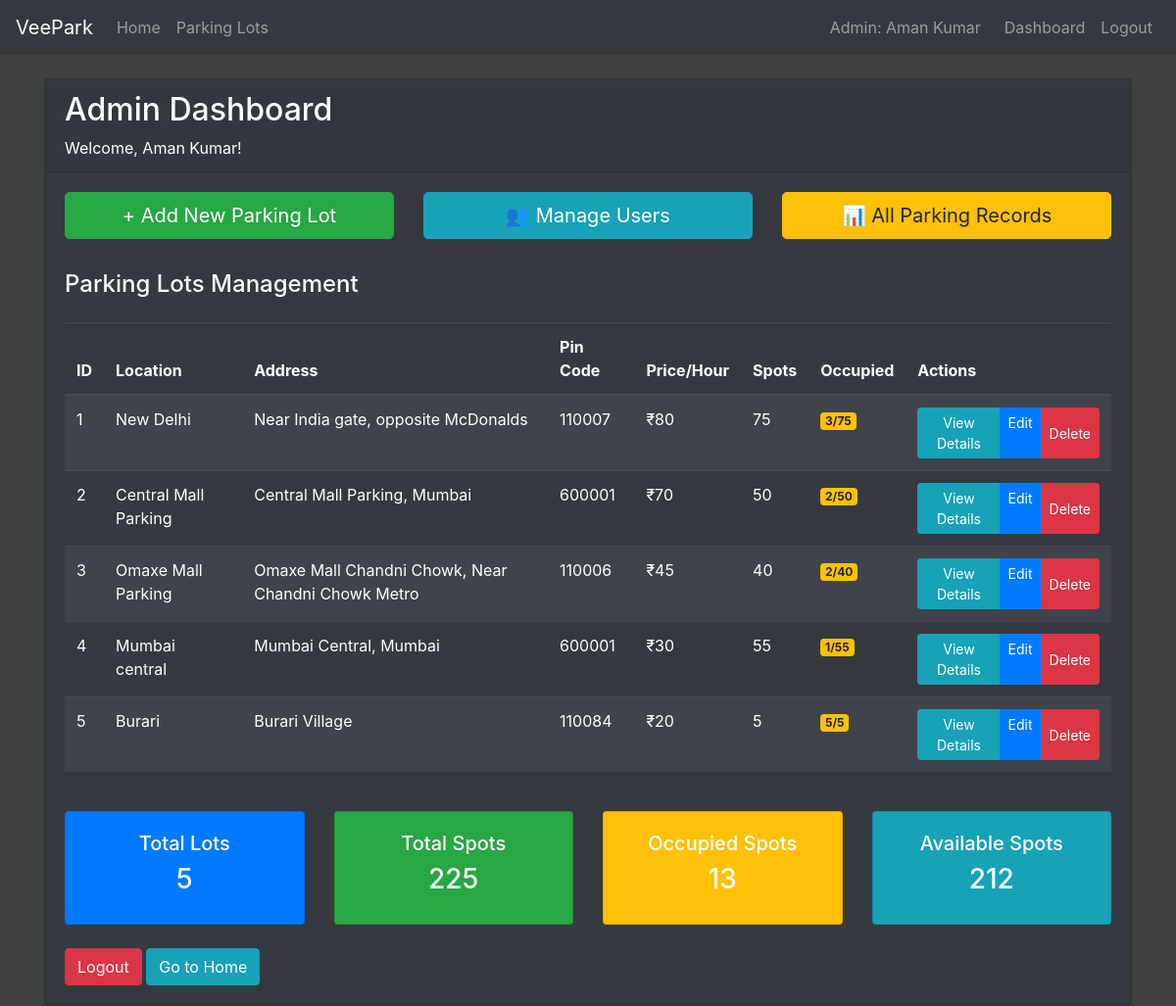
The app's page /admin/dashboard (signed in), older data.
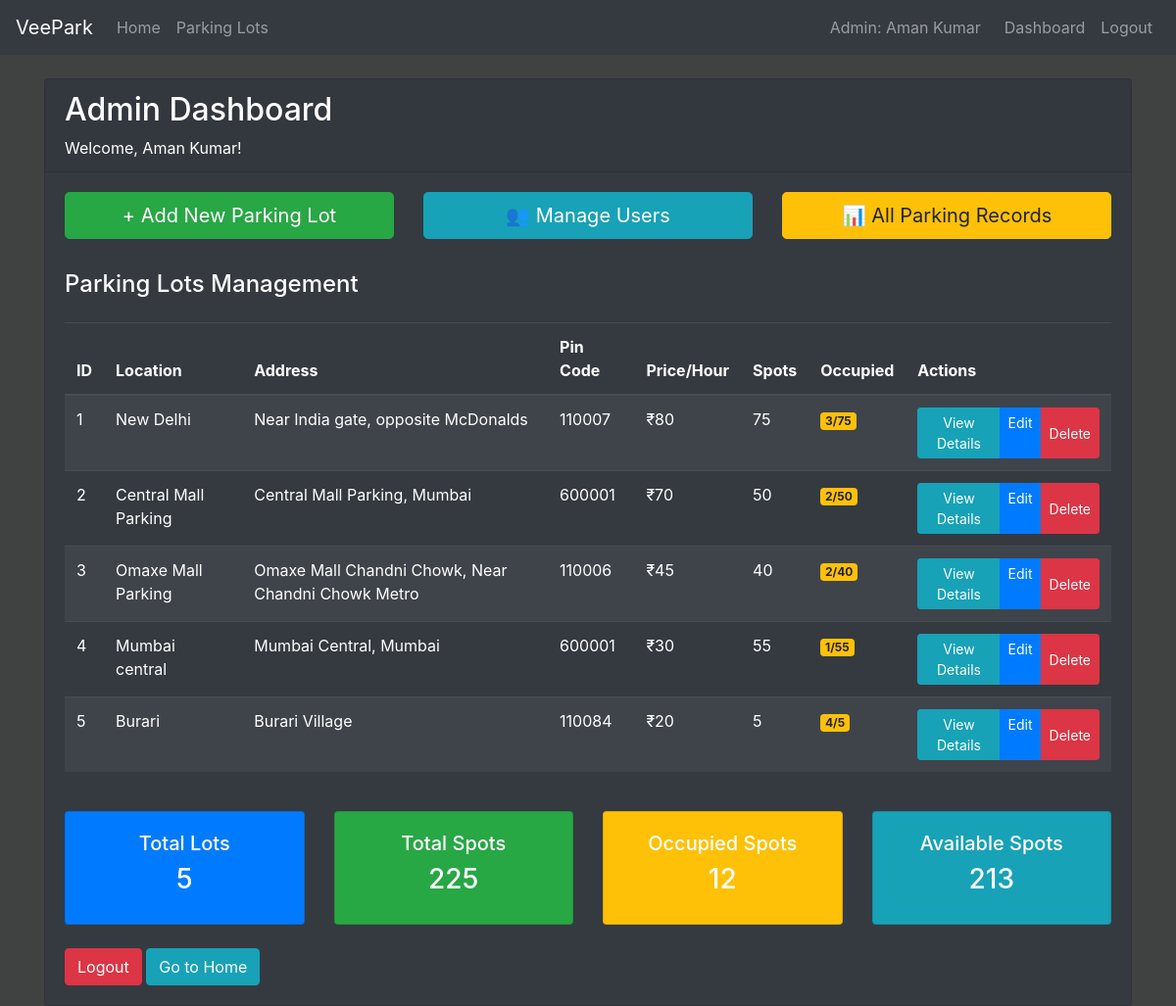
The same page, newer data.
### models/models.py (models this page shows, shortened)
class ParkingLot(db.Model):
    __tablename__ = 'parking_lot'
    id=db.Column(db.Integer(), primary_key=True)
    location = db.Column(db.String(50), nullable=False)
    pincode=db.Column(db.Integer(), nullable=False)
    price=db.Column(db.Integer(), nullable=False)
    maxSpots=db.Column(db.Integer(), nullable=False)
    address=db.Column(db.String(200), nullable=False)
    occupied=db.Column(db.Integer(), default=0)
    parking_spots = db.relationship('ParkingSpot', backref='parking_lot', lazy=True)

### controllers/controllers.py (the view)
@controllers.route('/admin/dashboard')
def admin_dashboard():
    if not session.get('user_id') or session.get('user_role') != 'admin':
        flash('Access denied. Admin login required.', 'danger')
        return redirect(url_for('controllers.admin_login'))
    parking_lots = ParkingLot.query.all()
    return render_template('admin_dashboard.html', parking_lots=parking_lots)

### templates/admin_dashboard.html (shortened to what the changed rows need)
{% extends 'index.html' %}
{% block content %}
<div class="container mt-4">
    <div class="row">
        <div class="col-12">
            <div class="card bg-dark text-white">
                <div class="card-header">
                    <h2>Admin Dashboard</h2>
                </div>
                <div class="card-body">
                    <div class="row mb-4">
                        <div class="col-12">
                            {% if parking_lots %}
                                <div class="table-responsive">
                                    <table class="table table-dark table-striped">
                                        <thead>
                                            <tr>
                                                <th>ID</th>
                                                <th>Location</th>
                                                <th>Address</th>
                                                <th>Pin Code</th>
                                                <th>Price/Hour</th>
                                                <th>Spots</th>
                                                <th>Occupied</th>
                                                <th>Actions</th>
                                            </tr>
                                        </thead>
                                        <tbody>
                                            {% for lot in parking_lots %}
                                            <tr>
                                                <td>{{ lot.id }}</td>
                                                <td>{{ lot.location }}</td>
                                                <td>{{ lot.address[:50] }}{% if lot.address|length > 50 %}...{% endif %}</td>
                                                <td>{{ lot.pincode }}</td>
                                                <td>₹{{ lot.price }}</td>
                                                <td>{{ lot.maxSpots }}</td>
                                                <td>
                                                    <span class="badge badge-{% if lot.occupied > 0 %}warning{% else %}success{% endif %}">
                                                        {{ lot.occupied }}/{{ lot.maxSpots }}
                                                    </span>
                                                </td>
                                                <td>
                                                    <div class="btn-group" role="group">
                                                        <a href="{{ url_for('controllers.view_parking_lot_details', lot_id=lot.id) }}"
                                                           class="btn btn-sm btn-info">View Details</a>
                                                        <a href="{{ url_for('controllers.edit_parking_lot', lot_id=lot.id) }}"
                                                           class="btn btn-sm btn-primary">Edit</a>
                                                        <button type="button" class="btn btn-sm btn-danger"
                                                                onclick="confirmDelete({{ lot.id }}, '{{ lot.location }}')">
                                                            Delete
                                                        </button>
                                                    </div>
                                                </td>
                                            </tr>
                                            {% endfor %}
                                        </tbody>
                                    </table>
                                </div>
                            {% else %}
                                <div class="alert alert-info">
                                    <h5>No Parking Lots Found</h5>
                                    <p>Start by adding your first parking lot using the "Add New Parking Lot" button.</p>
                                </div>
                            {% endif %}
                        </div>
                    </div>
                    <div class="row">
                        <div class="col-md-3">
                            <div class="card bg-warning text-white">
                                <div class="card-body text-center">
                                    <h5>Occupied Spots</h5>
                                    <h3>{{ parking_lots|sum(attribute='occupied') }}</h3>
                                </div>
                            </div>
                        </div>
                        <div class="col-md-3">
                            <div class="card bg-info text-white">
                                <div class="card-body text-center">
                                    <h5>Available Spots</h5>
                                    <h3>{{ (parking_lots|sum(attribute='maxSpots')) - (parking_lots|sum(attribute='occupied')) }}</h3>
                                </div>
                            </div>
                        </div>
                    </div>
                </div>
            </div>
        </div>
    </div>
</div>
{% endblock %}

Row changes from the older to the newer data that the page shows:
changed ParkingLot "Burari": occupied "5" → "4"
Text that changed along with them:
{{ parking_lots|sum(attribute='occupied') }}: "13" → "12"
text no longer shown: "212"
text now shown: "213"
